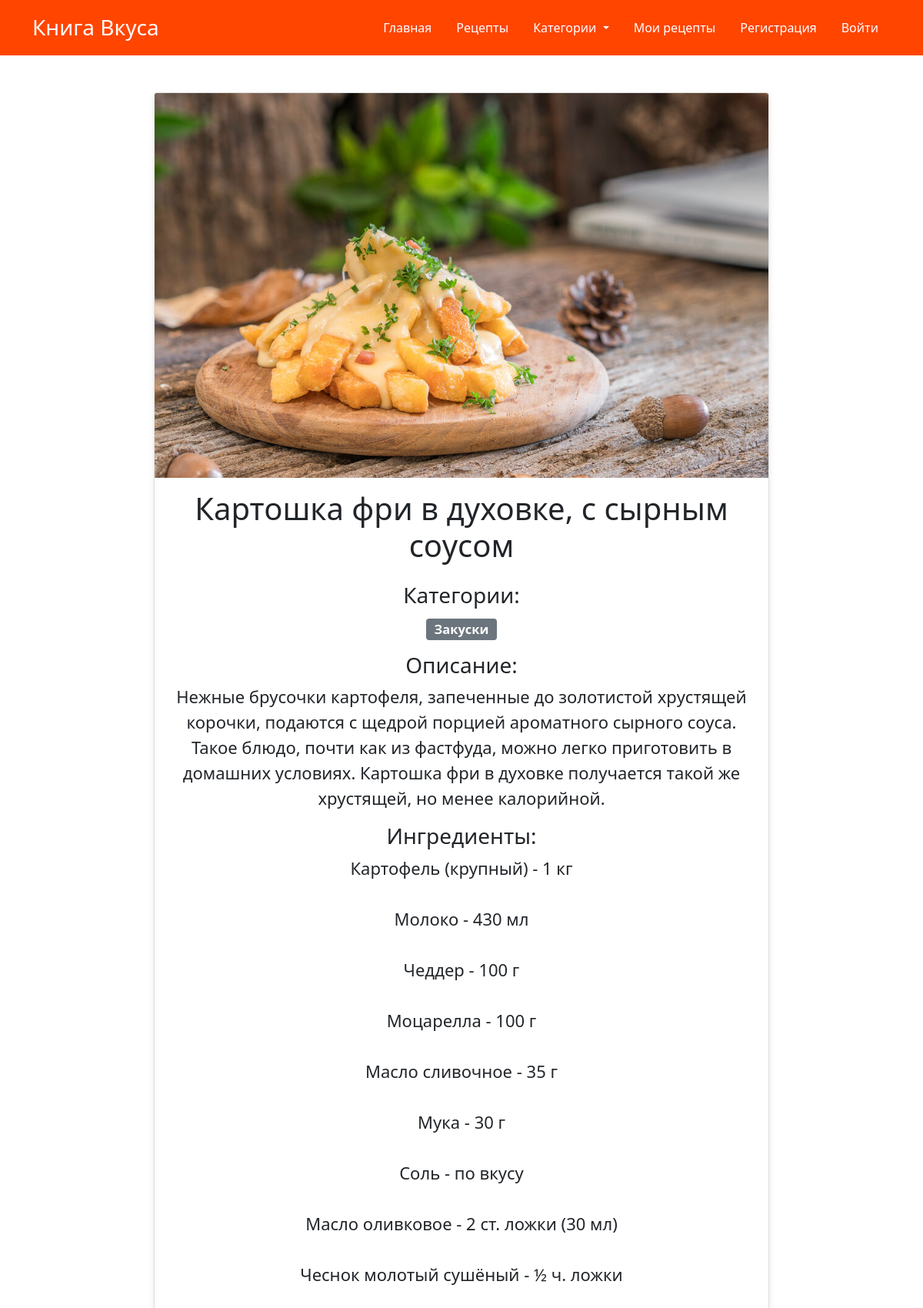
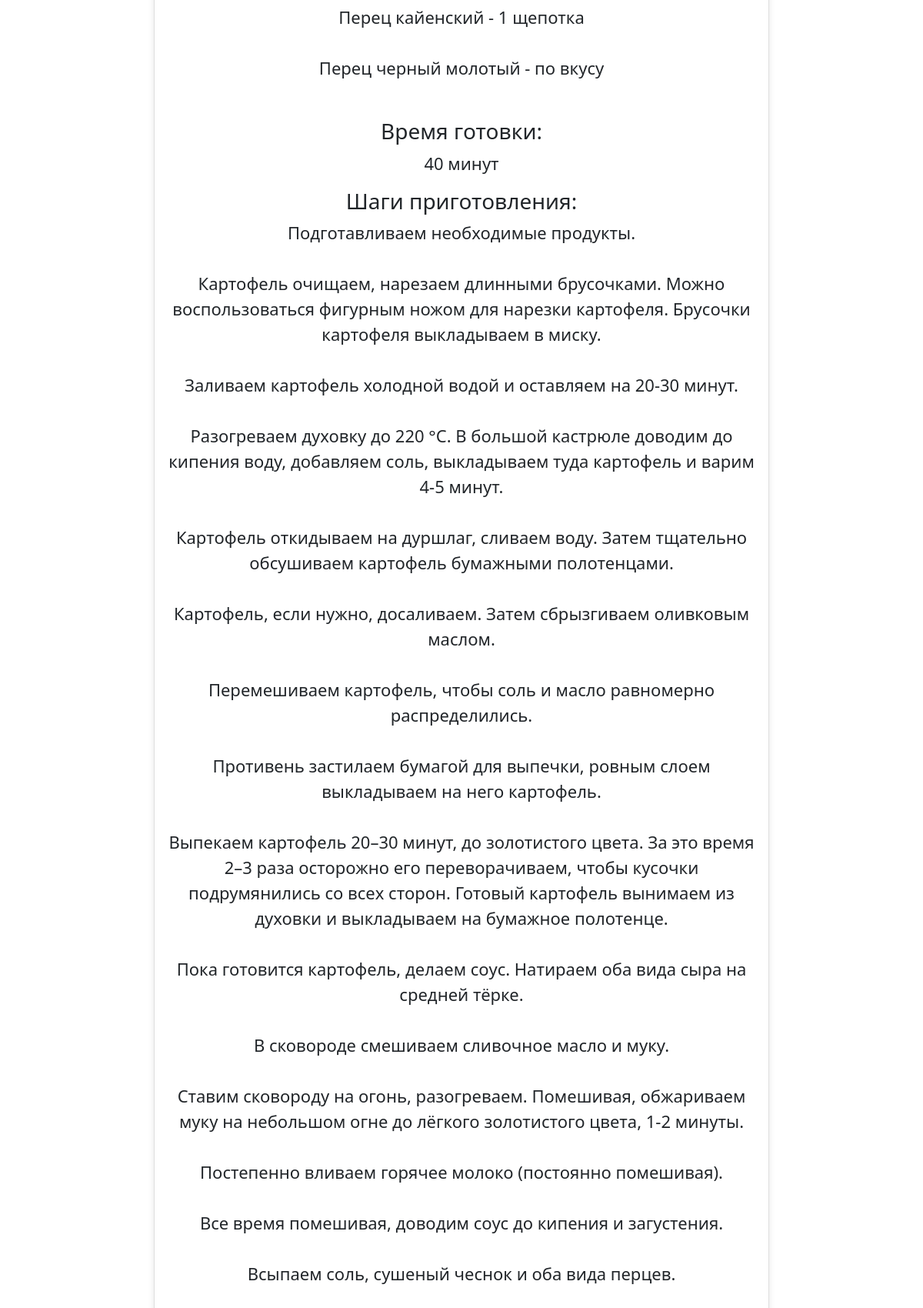
The page /recipe/13 (upper part) on the database its author committed (2 pictures, top to bottom).
### recipes_app/models.py (models this page shows, shortened)
class Recipe(models.Model):
    title = models.CharField(max_length=255)
    description = models.TextField()
    preparation_steps = models.TextField()
    cooking_time = models.CharField(max_length=150)
    image = models.ImageField(upload_to='recipes/', blank=True, null=True)
    author = models.ForeignKey(User, on_delete=models.CASCADE)
    category = models.ManyToManyField(Category, through='RecipeCategory')
    ingredients = models.TextField()
    add_time = models.DateTimeField(auto_now_add=True)

class Category(models.Model):
    name = models.CharField(max_length=100, unique=True)
    description = models.TextField(blank=True)

### recipes_app/views.py (the view)
# urls.py: path('recipe/<int:pk>', views.single_recipe, name='recipe'),
def single_recipe(request, pk):
    recipe = get_object_or_404(Recipe, pk=pk)
    return render(request, 'recipes_app/recipe.html', {'recipe': recipe})

### recipes_app/context_processors.py (called while the page is built)
def global_context(request):
    current_year = datetime.now().year
    categories = Category.objects.all()
    return {
        'current_year': current_year,
        'categories': categories
    }

### recipes_app/templatetags/custom_filters.py (called while the page is built)
@register.filter(name='semicolon_to_br')
def semicolon_to_br(value):
    return value.replace(';', '<br><br>')

### recipes_app/templates/recipes_app/recipe.html (shortened to what this page needs)
{% extends 'base.html' %}
{% block content %}
{% load custom_filters %}
<div class="container mt-5">
    <div class="card" style="max-width: 800px; margin: 0 auto;">
        {% if recipe.image %}
            <img src="{{ recipe.image.url }}" class="card-img-top img-fluid" alt="{{ recipe.title }}">
        {% endif %}
        <div class="card-body text-center">
            <h1 class="card-title">{{ recipe.title }}</h1>
            <h3 class="mt-3">Категории:</h3>
            <p style="font-size: 22px;">
                {% for category in recipe.category.all %}
                    <a href="{% url 'recipes_category' category.id %}" class="badge bg-secondary text-decoration-none">
                        {{ category.name }}{% if not forloop.last %}<br> {% endif %}
                    </a>
                {% endfor %}
            </p>
            <h3>Описание:</h3>
            <p style="font-size: 22px;">{{ recipe.description }}</p>
            <h3>Ингредиенты:</h3>
            <p style="font-size: 22px;">{{ recipe.ingredients|semicolon_to_br|safe }}</p>
            <h3>Время готовки:</h3>
            <p style="font-size: 22px;">{{ recipe.cooking_time }}</p>
            <h3>Шаги приготовления:</h3>
            <p style="font-size: 22px;">{{ recipe.preparation_steps|semicolon_to_br|safe }}</p>
        </div>
    </div>
</div>
{% endblock %}

### static/css/main.css (style rules this page uses)
.card { height: 100%; display: flex; flex-direction: column; }
.card-body { flex: 1; display: flex; flex-direction: column; justify-content: space-between; / }
.card-img-top { width: 100%; height: 200px; object-fit: cover; }
a.text-decoration-none { text-decoration: none; }
.badge { font-size: 1em; }
.card { box-shadow: 0 4px 8px rgba(0,0,0,0.1); margin-bottom: 2rem; }
.card-body { padding: 2rem; }
.img-fluid { display: block; margin: 0 auto; max-width: 700px; max-height: 500px; object-fit: cover; }

### rows shown on the page
Recipe: image (picture), title "Картошка фри в духовке, с сырным соусом", description "Нежные брусочки картофеля, запеченные до золотистой хрустящей корочки, подаются с щедрой порцией ароматного сырного соуса. Такое блюдо, почти как из фастфуда, можно легко приготовить в домашних условиях. Картошка фри в духовке получается такой же хрустящей, но менее калорийной.", ingredients|semicolon_to_br "Картофель (крупный) - 1 кг Молоко - 430 мл Чеддер - 100 г Моцарелла - 100 г Масло сливочное - 35 г Мука - 30 г Соль - по вкусу Масло оливковое - 2 ст. ложки (30 мл) Чеснок молотый сушёный - ½ ч. ложки Перец кайенский - 1 щепотка Перец черный молотый - по вкусу", cooking_time "40 минут", preparation_steps|semicolon_to_br "Подготавливаем необходимые продукты. Картофель очищаем, нарезаем длинными брусочками. Можно воспользоваться фигурным ножом для нарезки картофеля. Брусочки картофеля выкладываем в миску. Заливаем картофель холодной водой и оставляем на 20-30 минут. Разогреваем духовку до 220 °С. В большой кастрюле доводим до кипения воду, добавляем соль, выкладываем туда картофель и варим 4-5 минут. Картофель откидываем на дуршлаг, сливаем воду. Затем тщательно обсушиваем картофель бумажными полотенцами. Картофель, если нужно, досаливаем. Затем сбрызгиваем оливковым маслом. Перемешиваем картофель, чтобы соль и масло равномерно распределились. Противень застилаем бумагой для выпечки, ровным слоем выкладываем…"
Category: name "Закуски"
